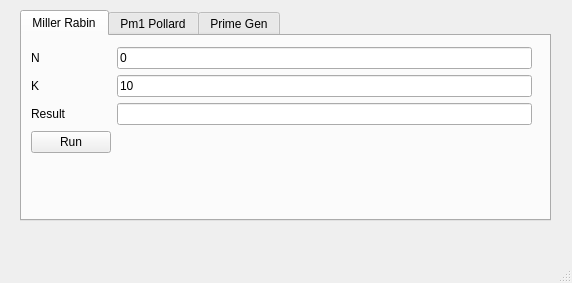
<?xml version="1.0" encoding="UTF-8"?>
<ui version="4.0">
 <class>MainWindow</class>
 <widget class="QMainWindow" name="MainWindow">
  <property name="geometry">
   <rect>
    <x>0</x>
    <y>0</y>
    <width>572</width>
    <height>283</height>
   </rect>
  </property>
  <property name="windowTitle">
   <string>CryptAlgos</string>
  </property>
  <widget class="QWidget" name="centralwidget">
   <widget class="QTabWidget" name="tabWidget">
    <property name="geometry">
     <rect>
      <x>20</x>
      <y>10</y>
      <width>531</width>
      <height>211</height>
     </rect>
    </property>
    <property name="currentIndex">
     <number>0</number>
    </property>
    <widget class="QWidget" name="tab">
     <attribute name="title">
      <string>Miller Rabin</string>
     </attribute>
     <widget class="QWidget" name="formLayoutWidget">
      <property name="geometry">
       <rect>
        <x>9</x>
        <y>11</y>
        <width>501</width>
        <height>151</height>
       </rect>
      </property>
      <layout class="QFormLayout" name="formLayout">
       <item row="0" column="0">
        <widget class="QLabel" name="label">
         <property name="text">
          <string>N</string>
         </property>
        </widget>
       </item>
       <item row="0" column="1">
        <widget class="QLineEdit" name="lineEdit">
         <property name="text">
          <string>0</string>
         </property>
        </widget>
       </item>
       <item row="1" column="0">
        <widget class="QLabel" name="label_2">
         <property name="text">
          <string>K</string>
         </property>
        </widget>
       </item>
       <item row="1" column="1">
        <widget class="QLineEdit" name="lineEdit_2">
         <property name="text">
          <string>10</string>
         </property>
        </widget>
       </item>
       <item row="2" column="0">
        <widget class="QLabel" name="label_3">
         <property name="text">
          <string>Result</string>
         </property>
        </widget>
       </item>
       <item row="2" column="1">
        <widget class="QLineEdit" name="lineEdit_3"/>
       </item>
       <item row="3" column="0">
        <widget class="QPushButton" name="pushButton">
         <property name="text">
          <string>Run</string>
         </property>
        </widget>
       </item>
      </layout>
     </widget>
    </widget>
    <widget class="QWidget" name="tab_2">
     <attribute name="title">
      <string>Pm1 Pollard</string>
     </attribute>
     <widget class="QWidget" name="formLayoutWidget_2">
      <property name="geometry">
       <rect>
        <x>9</x>
        <y>5</y>
        <width>501</width>
        <height>161</height>
       </rect>
      </property>
      <layout class="QFormLayout" name="formLayout_2">
       <property name="fieldGrowthPolicy">
        <enum>QFormLayout::ExpandingFieldsGrow</enum>
       </property>
       <item row="0" column="0">
        <widget class="QLabel" name="label_4">
         <property name="text">
          <string>N</string>
         </property>
        </widget>
       </item>
       <item row="0" column="1">
        <widget class="QLineEdit" name="lineEdit_4">
         <property name="text">
          <string>1</string>
         </property>
        </widget>
       </item>
       <item row="1" column="0">
        <widget class="QLabel" name="label_5">
         <property name="text">
          <string>B</string>
         </property>
        </widget>
       </item>
       <item row="1" column="1">
        <widget class="QLineEdit" name="lineEdit_5">
         <property name="text">
          <string>0</string>
         </property>
        </widget>
       </item>
       <item row="2" column="0">
        <widget class="QLabel" name="label_6">
         <property name="text">
          <string>It</string>
         </property>
        </widget>
       </item>
       <item row="2" column="1">
        <widget class="QLineEdit" name="lineEdit_6">
         <property name="text">
          <string>10</string>
         </property>
        </widget>
       </item>
       <item row="3" column="0">
        <widget class="QLabel" name="label_9">
         <property name="text">
          <string>Result</string>
         </property>
        </widget>
       </item>
       <item row="4" column="0">
        <widget class="QPushButton" name="pushButton_2">
         <property name="text">
          <string>Run</string>
         </property>
        </widget>
       </item>
       <item row="3" column="1">
        <widget class="QLineEdit" name="lineEdit_9"/>
       </item>
      </layout>
     </widget>
    </widget>
    <widget class="QWidget" name="tab_3">
     <attribute name="title">
      <string>Prime Gen</string>
     </attribute>
     <widget class="QWidget" name="formLayoutWidget_3">
      <property name="geometry">
       <rect>
        <x>9</x>
        <y>9</y>
        <width>501</width>
        <height>131</height>
       </rect>
      </property>
      <layout class="QFormLayout" name="formLayout_3">
       <item row="0" column="0">
        <widget class="QLabel" name="label_7">
         <property name="text">
          <string>Size</string>
         </property>
        </widget>
       </item>
       <item row="1" column="0">
        <widget class="QLabel" name="label_8">
         <property name="text">
          <string>Result</string>
         </property>
        </widget>
       </item>
       <item row="0" column="1">
        <widget class="QLineEdit" name="lineEdit_7">
         <property name="text">
          <string>1</string>
         </property>
        </widget>
       </item>
       <item row="1" column="1">
        <widget class="QLineEdit" name="lineEdit_8"/>
       </item>
       <item row="2" column="0">
        <widget class="QPushButton" name="pushButton_3">
         <property name="text">
          <string>Run</string>
         </property>
        </widget>
       </item>
      </layout>
     </widget>
    </widget>
   </widget>
  </widget>
  <widget class="QMenuBar" name="menubar">
   <property name="geometry">
    <rect>
     <x>0</x>
     <y>0</y>
     <width>572</width>
     <height>21</height>
    </rect>
   </property>
  </widget>
  <widget class="QStatusBar" name="statusbar"/>
 </widget>
 <resources/>
 <connections/>
</ui>
